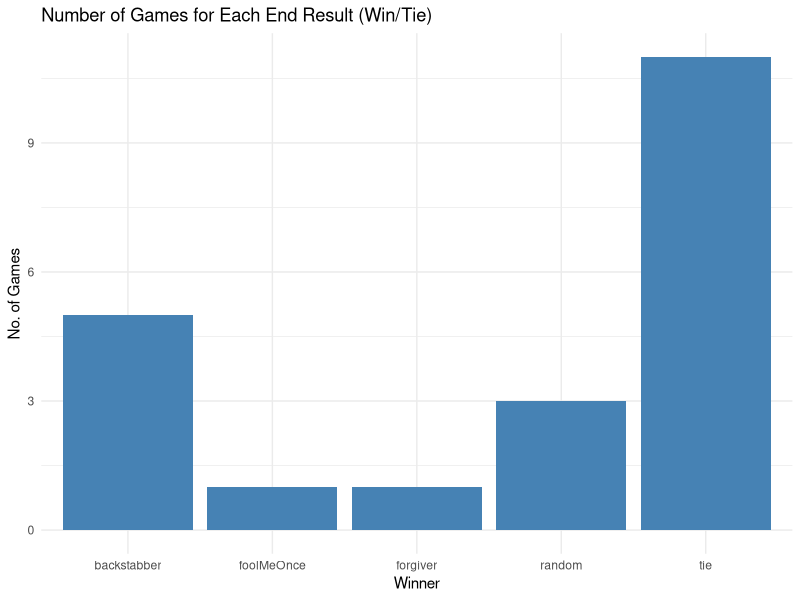

Generate this figure with R:
## ---- chunk 1
knitr::opts_chunk$set(echo = TRUE)

# check for required packages and install if not already
list.of.packages <- c("tools", "roxygen2", "shiny", "dplyr", "ggvis", "progress")
new.packages <- list.of.packages[!(list.of.packages %in% installed.packages()[, "Package"])]
if (length(new.packages)) install.packages(new.packages)

# load libraries
library(tools) # needed for shiny app
library(readr) # read_csv()
library(dplyr) # dplyr()
library(ggplot2) # ggplot()


## ---- chunk 2
pd_data <- read_csv("Copy of prisoners_dilemma_data.xlsx - Sheet1.csv") |> 
  mutate(winner = case_when( # if you are interested, case_when() is a very useful
    score1 > score2 ~ player1, # function to create new variables. check out how it
    score1 < score2 ~ player2, # works by googling.
    score1 == score2 ~ "tie"
  ))

pd_data_un <- pd_data %>% 
  mutate("same" = ifelse(player1 == player2, 1, 0)) %>%
  filter(same != 1) 

player1_data <- pd_data |> select(player = player1, score = score1, opponent = player2)
player2_data <- pd_data |> select(player = player2, score = score2, opponent = player1)
player_data_long <- bind_rows(player1_data, player2_data)
## ---- chunk 3
# df of just players and winners
simplified_df <- pd_data %>% 
  select(player1, player2, winner)

# get inverse of df to have no white spots in heat map
df2 <- data.frame()
for (i in (1:nrow(pd_data))){
  player1 <- pd_data$player2[i]
  player2 <- pd_data$player1[i]
  winner <- pd_data$winner[i]
  
  df2 <- rbind(df2, data.frame(player1,player2,winner))
}

# combine dfs
heatmap_df <- rbind(simplified_df, df2)
  
# graph heatmap
heatmap_graph <- ggplot(heatmap_df, aes(x = player1, y = player2, fill = winner)) +
  geom_tile() +
  labs(x = "Player 1", y = "Player 2", fill = "Color Legend", title = "Game Results for Each Strategy") 
## ---- chunk 4
winner_counts <- pd_data %>% 
  count(winner) %>% 
  mutate(wins = n) %>% 
  select(winner, wins)

win_count_plot <- ggplot(data=winner_counts, aes(x=winner, y=wins)) +
  geom_bar(stat="identity", fill="steelblue")+
  theme_minimal() +
  labs(x="Winner", y="No. of Games", title="Number of Games for Each End Result (Win/Tie)")

abs_value <- pd_data %>% 
  mutate(difference = abs((score1 - score2)))

## ---- chunk 5
stacked_plot <- player_data_long |>
ggplot(aes(x = opponent, y = score, fill = player)) +
geom_bar(stat = "identity") +
ggtitle("Each strategy against all others")
## ---- chunk 6
win_count_plot
